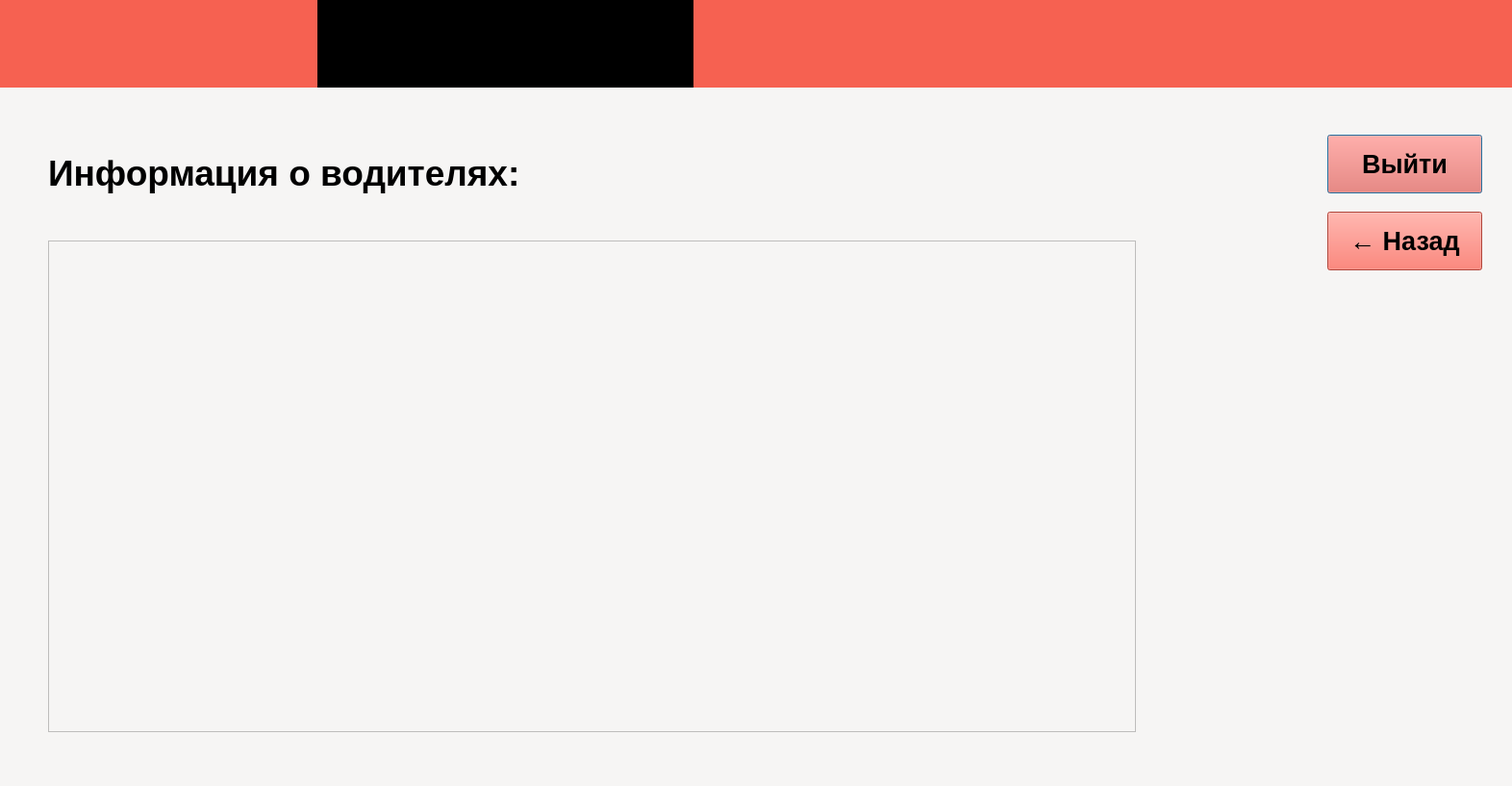
<?xml version="1.0" encoding="UTF-8"?>
<ui version="4.0">
 <class>infoDrivers</class>
 <widget class="QDialog" name="infoDrivers">
  <property name="geometry">
   <rect>
    <x>0</x>
    <y>0</y>
    <width>1572</width>
    <height>817</height>
   </rect>
  </property>
  <property name="windowTitle">
   <string>Dialog</string>
  </property>
  <property name="styleSheet">
   <string notr="true">background-color: rgb(246, 245, 244);</string>
  </property>
  <widget class="QWidget" name="widget" native="true">
   <property name="geometry">
    <rect>
     <x>0</x>
     <y>0</y>
     <width>1641</width>
     <height>91</height>
    </rect>
   </property>
   <property name="styleSheet">
    <string notr="true">background-color: rgb(246, 97, 81);</string>
   </property>
   <widget class="QWidget" name="widget_2" native="true">
    <property name="geometry">
     <rect>
      <x>330</x>
      <y>0</y>
      <width>391</width>
      <height>111</height>
     </rect>
    </property>
    <property name="styleSheet">
     <string notr="true">background-color: rgb(0, 0, 0);</string>
    </property>
   </widget>
  </widget>
  <widget class="QPushButton" name="returnToMain">
   <property name="geometry">
    <rect>
     <x>1380</x>
     <y>140</y>
     <width>161</width>
     <height>61</height>
    </rect>
   </property>
   <property name="font">
    <font>
     <pointsize>20</pointsize>
     <bold>true</bold>
    </font>
   </property>
   <property name="styleSheet">
    <string notr="true">color: rgb(0, 0, 0);
background-color: rgb(246, 97, 81);</string>
   </property>
   <property name="text">
    <string>Выйти</string>
   </property>
  </widget>
  <widget class="QPushButton" name="back">
   <property name="geometry">
    <rect>
     <x>1380</x>
     <y>220</y>
     <width>161</width>
     <height>61</height>
    </rect>
   </property>
   <property name="font">
    <font>
     <pointsize>20</pointsize>
     <bold>true</bold>
    </font>
   </property>
   <property name="styleSheet">
    <string notr="true">color: rgb(0, 0, 0);
background-color: rgb(246, 97, 81);</string>
   </property>
   <property name="text">
    <string>← Назад</string>
   </property>
  </widget>
  <widget class="QLabel" name="label">
   <property name="geometry">
    <rect>
     <x>50</x>
     <y>150</y>
     <width>581</width>
     <height>61</height>
    </rect>
   </property>
   <property name="styleSheet">
    <string notr="true">color: rgb(0, 0, 0);</string>
   </property>
   <property name="text">
    <string>&lt;html&gt;&lt;head/&gt;&lt;body&gt;&lt;p&gt;&lt;span style=&quot; font-size:28pt; font-weight:700;&quot;&gt;Информация о водителях: &lt;/span&gt;&lt;/p&gt;&lt;/body&gt;&lt;/html&gt;</string>
   </property>
  </widget>
  <widget class="QTableWidget" name="tableWidget">
   <property name="geometry">
    <rect>
     <x>50</x>
     <y>250</y>
     <width>1131</width>
     <height>511</height>
    </rect>
   </property>
  </widget>
 </widget>
 <resources/>
 <connections/>
</ui>
